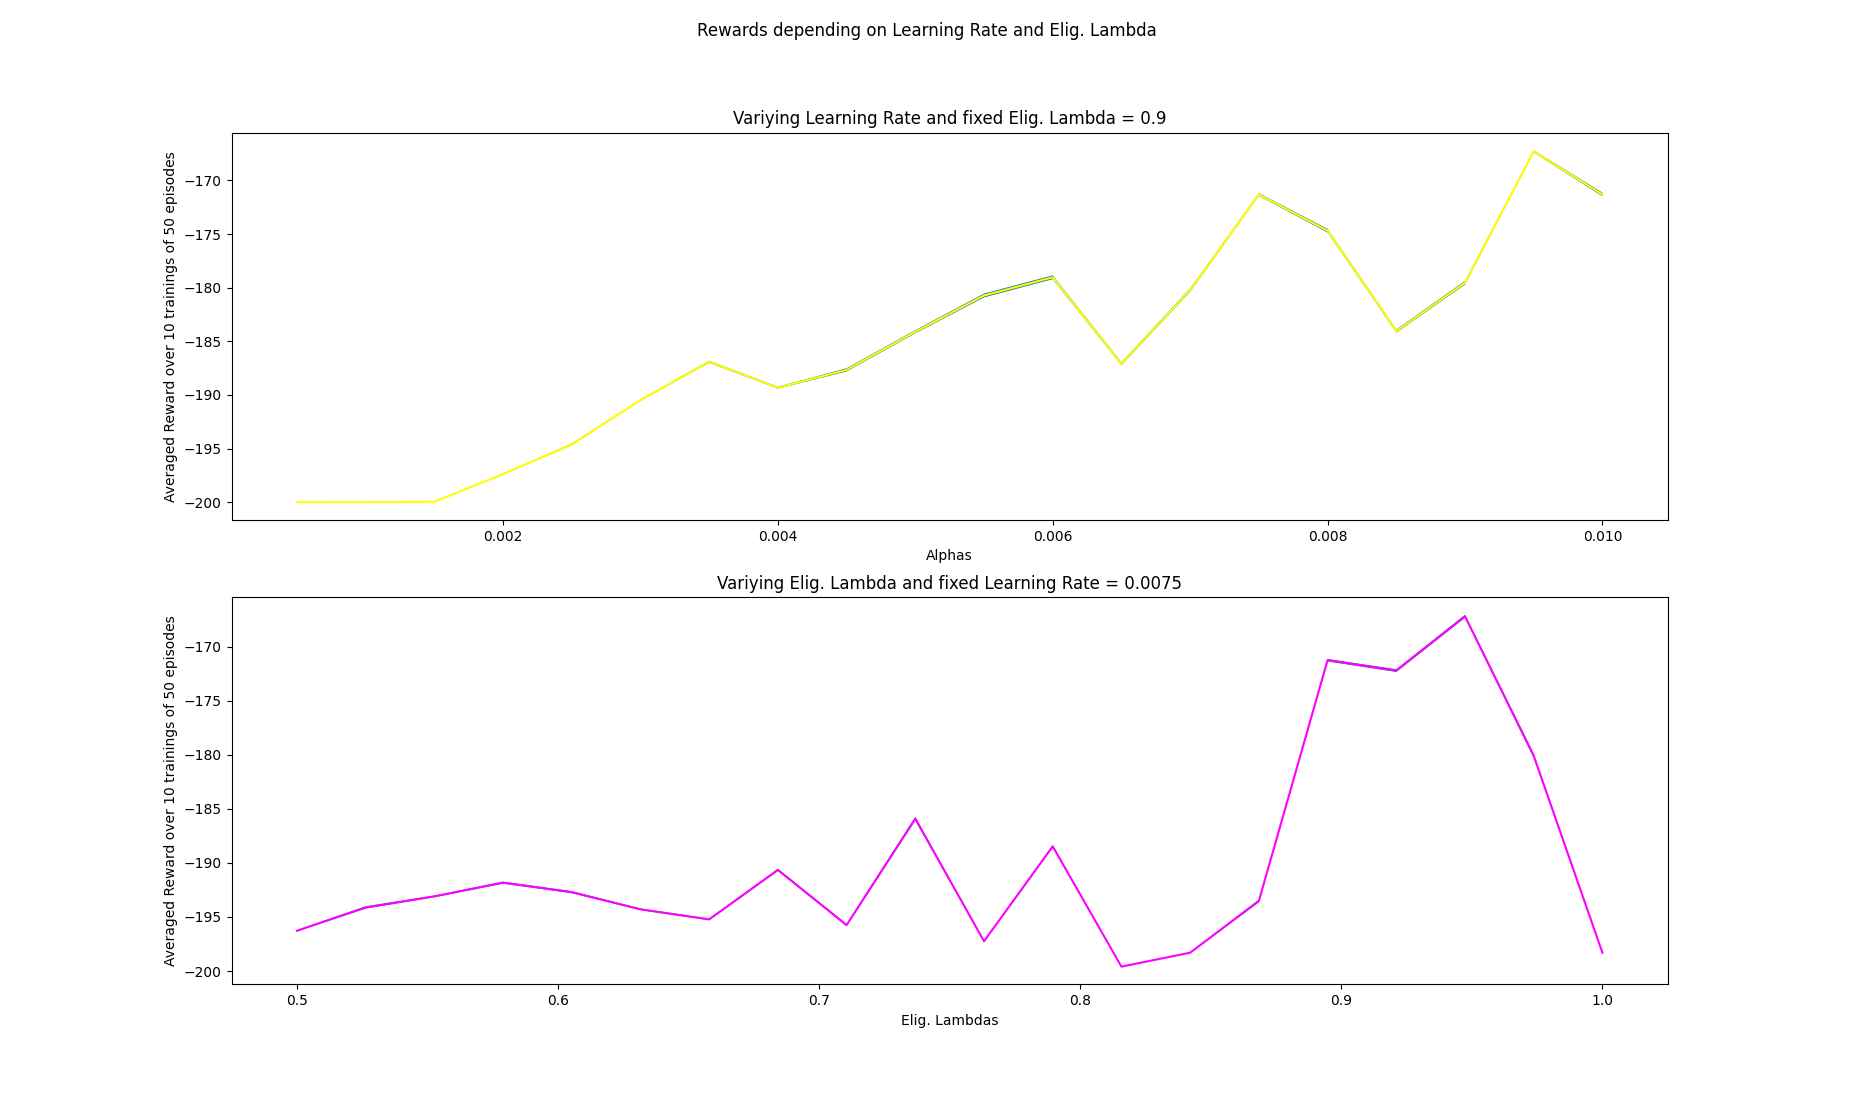

Reproduce this figure in Python.
#!/usr/bin/env python3
# -*- coding: utf-8 -*-

# TEAM MEMBERS

# Alejandro Jarabo Peñas
# 19980430-T472
# aljp@kth.se

# Xavi de Gibert Duart
# 19970105-T477
# xdgd@kth.se

# Load packages
import eligibility_sarsa as es
import numpy as np
import gym
import matplotlib.pyplot as plt

# Import and initialize Mountain Car Environment
env = gym.make('MountainCar-v0')
env.reset()
nA = env.action_space.n      # tells you the number of actions

# Initialize Fourier Linear Approx Class
null_base = True
etas_2_uncoupled = [[0,1],[1,0]]
etas_3_coupled = [[0,1],[1,0],[1,1]]
etas_3_coupled_2 = [[0,2],[2,0],[1,1]]
etas_5_coupled = [[0,1],[1,0],[0,2],[2,0],[1,1]]
etas = etas_3_coupled
fla = es.FourierLinearApprox(etas,nA,null_base)
fla.show()

# Training hyperparameters
elig_lambda = 0.9
gamma = 1
alpha = 0.0075
epsilon = 0
momentum = 0.5
n_episodes = 50
max_iters = 200
decrease_alpha = False
decrease_epsilon = False
debug = False

# Params. to try
N = 20
K = 10
alpha_low, alpha_high = 0.0005, 0.01
elig_lambda_low, elig_lambda_high = 0.5,1
alphas = np.linspace(alpha_low, alpha_high, N)
elig_lambdas = np.linspace(elig_lambda_low, elig_lambda_high, N)

# Test several alphas
elig_lambda = 0.9
alphas_episodes_samples_reward = []
alphas_episodes_avg_reward = []
print('\nComputing rewards for varying Learning Rate and fixed Elig. Lambda = ',elig_lambda)
for alpha in alphas :
    alpha_rewards = []
    for i in range(K) :
        fla = es.FourierLinearApprox(etas,nA,null_base)
        episodes_reward, episodes_alpha = es.eligibility_sarsa(env,fla,elig_lambda,gamma,alpha,epsilon,momentum,n_episodes,max_iters,decrease_alpha,decrease_epsilon,debug)
        alpha_rewards.append(np.mean(episodes_reward))

    alphas_episodes_samples_reward.append(alpha_rewards)
    alphas_episodes_avg_reward.append(np.mean(alpha_rewards))

# Test several lambdas
alpha = 0.0075
elig_lambdas_episodes_samples_reward = []
elig_lambdas_episodes_avg_reward = []
print('\nComputing rewards for varying Elig. Lambda and fixed Learning Rate = ',alpha)
for elig_lambda in elig_lambdas :
    elig_lambda_rewards = []
    for i in range(K) :
        fla = es.FourierLinearApprox(etas,nA,null_base)
        episodes_reward, episodes_alpha = es.eligibility_sarsa(env,fla,elig_lambda,gamma,alpha,epsilon,momentum,n_episodes,max_iters,decrease_alpha,decrease_epsilon,debug)
        elig_lambda_rewards.append(np.mean(episodes_reward))

    elig_lambdas_episodes_samples_reward.append(elig_lambda_rewards)
    elig_lambdas_episodes_avg_reward.append(np.mean(elig_lambda_rewards))

# Compute confidence intervals
ci_alphas, ci_elig_lambdas = [],[]
for i in range(N) :
    # 95% confidence intervals
    ci_alphas.append(1.96 * np.std(alphas_episodes_samples_reward[i]) / alphas_episodes_avg_reward[i])
    ci_elig_lambdas.append(1.96 * np.std(elig_lambdas_episodes_samples_reward[i]) / elig_lambdas_episodes_avg_reward[i])

# Convert to numpy arrays
alphas_episodes_avg_reward = np.array(alphas_episodes_avg_reward)
alphas_episodes_samples_reward = np.array(alphas_episodes_samples_reward)
elig_lambdas_episodes_avg_reward = np.array(elig_lambdas_episodes_avg_reward)
elig_lambdas_episodes_samples_reward = np.array(elig_lambdas_episodes_samples_reward)
ci_alphas = np.array(ci_alphas)
ci_elig_lambdas = np.array(ci_elig_lambdas)

# Reassign fixed values
alpha = 0.0075
elig_lambda = 0.9

# Build plots
fig, axs = plt.subplots(2)
fig.suptitle('Rewards depending on Learning Rate and Elig. Lambda')
axs[0].plot(alphas, alphas_episodes_avg_reward,color='yellow')
axs[0].fill_between(alphas, (alphas_episodes_avg_reward - ci_alphas), (alphas_episodes_avg_reward + ci_alphas))
axs[0].set_title('Varying Learning Rate and fixed Elig. Lambda = '+str(elig_lambda))
axs[1].plot(elig_lambdas, elig_lambdas_episodes_avg_reward,color='magenta')
axs[1].fill_between(elig_lambdas, (elig_lambdas_episodes_avg_reward - ci_elig_lambdas), (elig_lambdas_episodes_avg_reward + ci_elig_lambdas))
axs[1].set_title('Varying Elig. Lambda and fixed Learning Rate = '+str(alpha))
x_axis_titles = ['Alphas','Elig. Lambdas']
for i in range(2):
    axs[i].set(xlabel=x_axis_titles[i],ylabel='Averaged Reward over {} trainings of {} episodes'.format(K,n_episodes))
plt.show()
